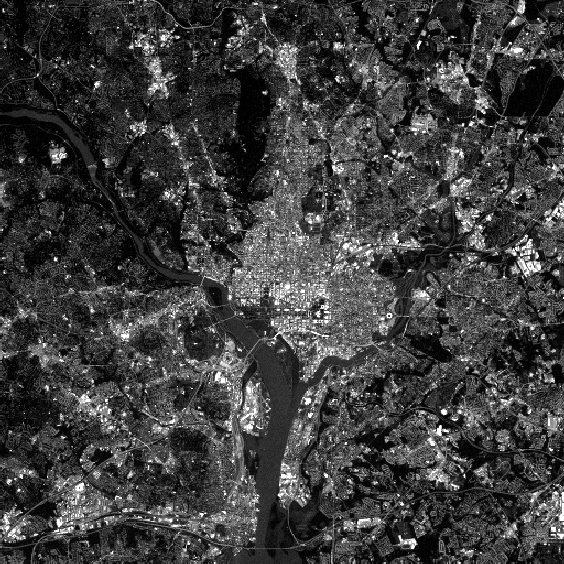
#> input picture Homework1/images/Fig1138_a.tif, 564 x 564 px; the run also reads 1 picture not shown here
$ python PCA.py   (older library calls are emulated)
#> lines starting #> are read from the running program, lines starting #| are printed output that depends on the picture
import cv2
import numpy as np
import os


def scaling(arr):
    dif_min = 0 - arr.min()
    arr = arr + dif_min
    arr = arr * 255 / arr.max()
    return arr


def cov(x):
    """
    compute eigenvalue & eigenvector

    :param x: flatten array
    :return: covariance matrix
    """
    x = x.T                     # observation, variable = (pixels, images)
    ob, var = x.shape
    mean_x = np.mean(x, axis=0)
    x_ = x - mean_x
    cov_x = np.dot(x_.T, x_) / (ob - 1)

    return cov_x


def save_images(y, shape, name='default'):
    y = np.reshape(y, shape)
    #y = y.astype(np.uint8)
    for idx in range(shape[0]):
        cv2.imwrite(str(name)+'_image'+str(idx)+'.png', y[idx, :, :])


def main():
    img = np.array([cv2.imread(idx,cv2.IMREAD_GRAYSCALE)
                    for idx in ['images/Fig1138_a.tif',
                                'images/Fig1138_b.tif',
                                'images/Fig1138_c.tif',
                                'images/Fig1138_d.tif',
                                'images/Fig1138_e.tif',
                                'images/Fig1138_f.tif']],
                 dtype=np.float)
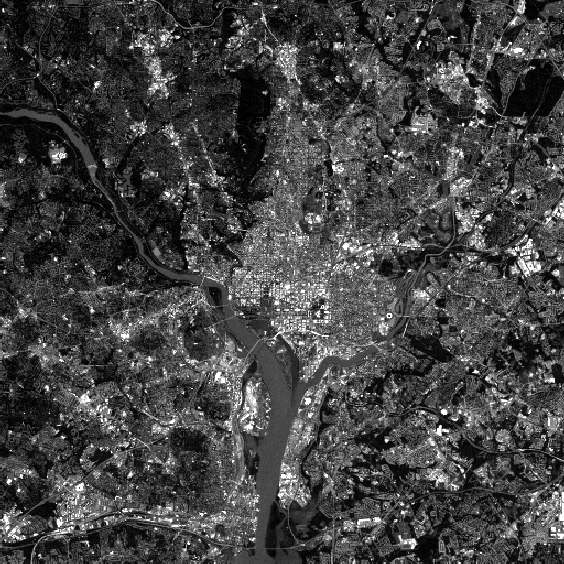
#> input picture Homework1/images/Fig1138_b.tif, 564 x 564 px
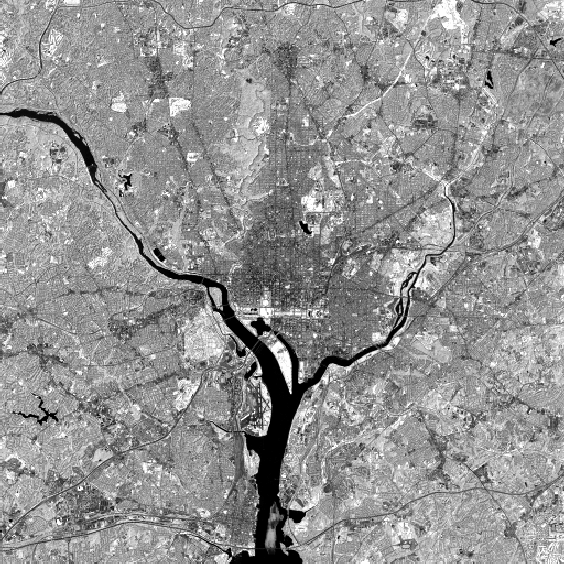
#> input picture Homework1/images/Fig1138_d.tif, 564 x 564 px
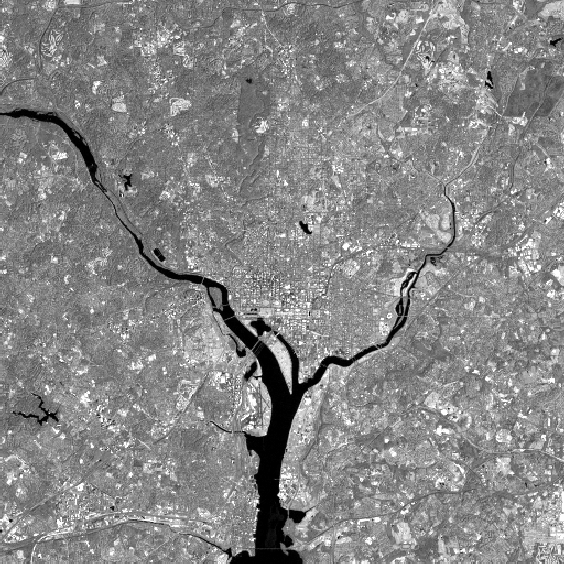
#> input picture Homework1/images/Fig1138_e.tif, 564 x 564 px
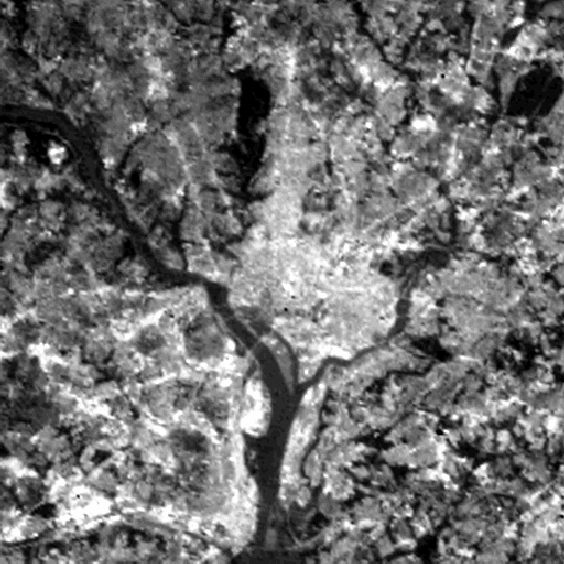
#> input picture Homework1/images/Fig1138_f.tif, 564 x 564 px
    shape = img.shape
#> shape = (6, 564, 564)
    x = np.reshape(img, (6,-1))
    # cov_x = np.cov(x, rowvar=True)
    cov_x = cov(x)
#> in cov, `mean_x = np.mean(x, axis=0)`: mean_x = [61.97, 67.51, 62.15, 146.2, 134.4, 111.4]
#> in cov, `cov_x = np.dot(x_.T, x_) / (ob - 1)`: cov_x = [[2624.2, 2492.4, 2545.3, -712.2, 1045.6, 2126], [2492.4, 2524.7, 2550.4, -586.4, 1118.3, 1982], [2545.3, 2550.4, 2657.6, -765.6, 1060.4, 2031.5], [-712.2, -586.4, -765.6, 2155.5, 1018.7, -726.2], [1045.6, 1118.3, 1060.4, 1018.7, 1673.3, 993.2], [2126, 1982, 2031.5, -726.2, 993.2, 3404.2]]
    e, e_vec = np.linalg.eig(cov_x)        # decending order
#> e = [10344.3, 2965.9, 1400.6, 203.5, 94.28, 31.04]; e_vec = [[-0.489, -0.0124, -0.23, 0.307, 0.778, 0.0947], [-0.478, 0.0394, -0.301, 0.139, -0.355, -0.731], [-0.49, -0.022, -0.315, -0.0462, -0.464, 0.665], [0.137, 0.799, 0.0431, 0.562, -0.122, 0.102], [-0.219, 0.598, 0.0165, -0.747, 0.179, -0.0606], [-0.475, -0.0486, 0.869, 0.099, -0.0826, 0.00895]]
    trans = e_vec.T
#> trans = [[-0.489, -0.478, -0.49, 0.137, -0.219, -0.475], [-0.0124, 0.0394, -0.022, 0.799, 0.598, -0.0486], [-0.23, -0.301, -0.315, 0.0431, 0.0165, 0.869], [0.307, 0.139, -0.0462, 0.562, -0.747, 0.099], [0.778, -0.355, -0.464, -0.122, 0.179, -0.0826], [0.0947, -0.731, 0.665, 0.102, -0.0606, 0.00895]]

    trans[0] = -trans[0]
    trans[2] = -trans[2]
    trans[3] = -trans[3]
    trans[4] = -trans[4]

    x_m = x.copy()
    mean_x = np.mean(x, axis=1)
#> mean_x = [61.97, 67.51, 62.15, 146.2, 134.4, 111.4]
    for idx in range(mean_x.shape[0]):
        x_m[idx, :] = x_m[idx, :] - mean_x[idx]

    # Principle Component images
    y = np.dot(trans, x_m)
    y_ = scaling(y)
#> in scaling, `dif_min = 0 - arr.min()`: dif_min = 197.2
    save_images(y_, shape, name='PCI')
#> the loop in save_images, `for idx in range(shape[0]):` made 6 passes
#> pass 1, in save_images, `cv2.imwrite(str(name)+'_image'+str(idx)+'.png', y[idx, :, :])`:
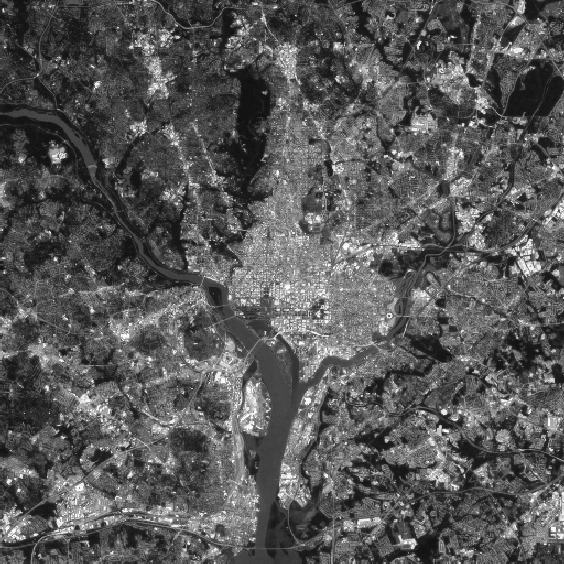
#> saved as PCI_image0.png: shape (564, 564); min 16, max 255, mean 88
#> pass 2, in save_images, `cv2.imwrite(str(name)+'_image'+str(idx)+'.png', y[idx, :, :])`:
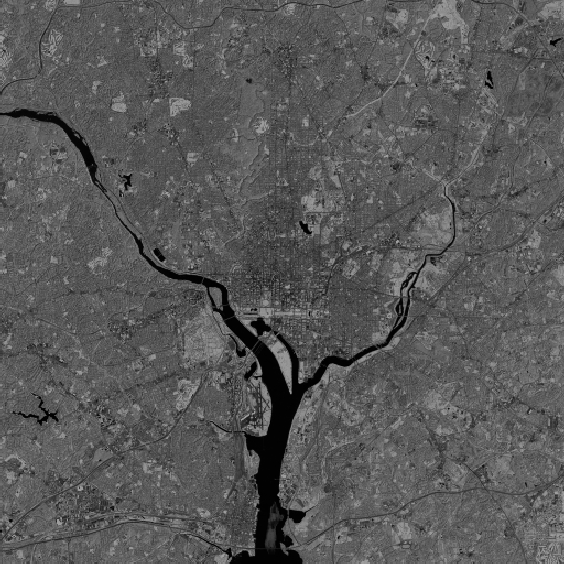
#> saved as PCI_image1.png: shape (564, 564); min 0, max 161, mean 88

    # Reconstruction with 2 PCI
    num = 2
    x_ = np.dot(trans[0:num].T, y[0:num])
    for idx in range(mean_x.shape[0]):
        x_[idx, :] = x_[idx, :] + mean_x[idx]
    save_images(x_, shape, name='Rec'+str(num))

    # Difference between origin and reconstructed images
    x_ = scaling(x_)
    d_ = x - x_
    save_images(d_, shape, name='Diff')
#> the loop in save_images (call 3), `for idx in range(shape[0]):` made 6 passes
#> pass 1, in save_images (call 3), `cv2.imwrite(str(name)+'_image'+str(idx)+'.png', y[idx, :, :])`:
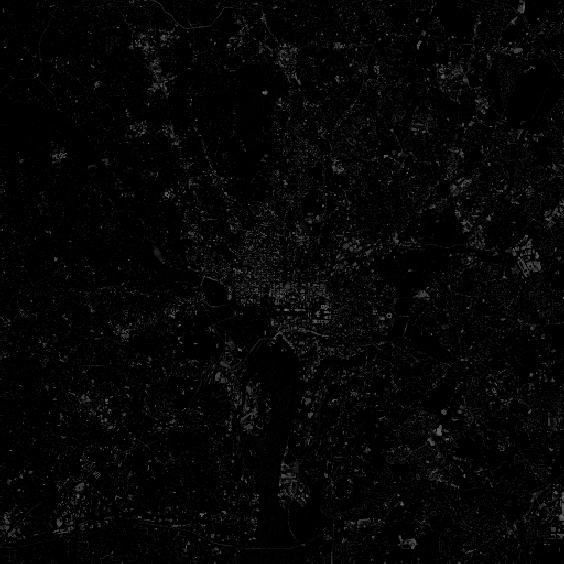
#> saved as Diff_image0.png: shape (564, 564); min 0, max 129, mean 5.1

if __name__=='__main__':
    main()
